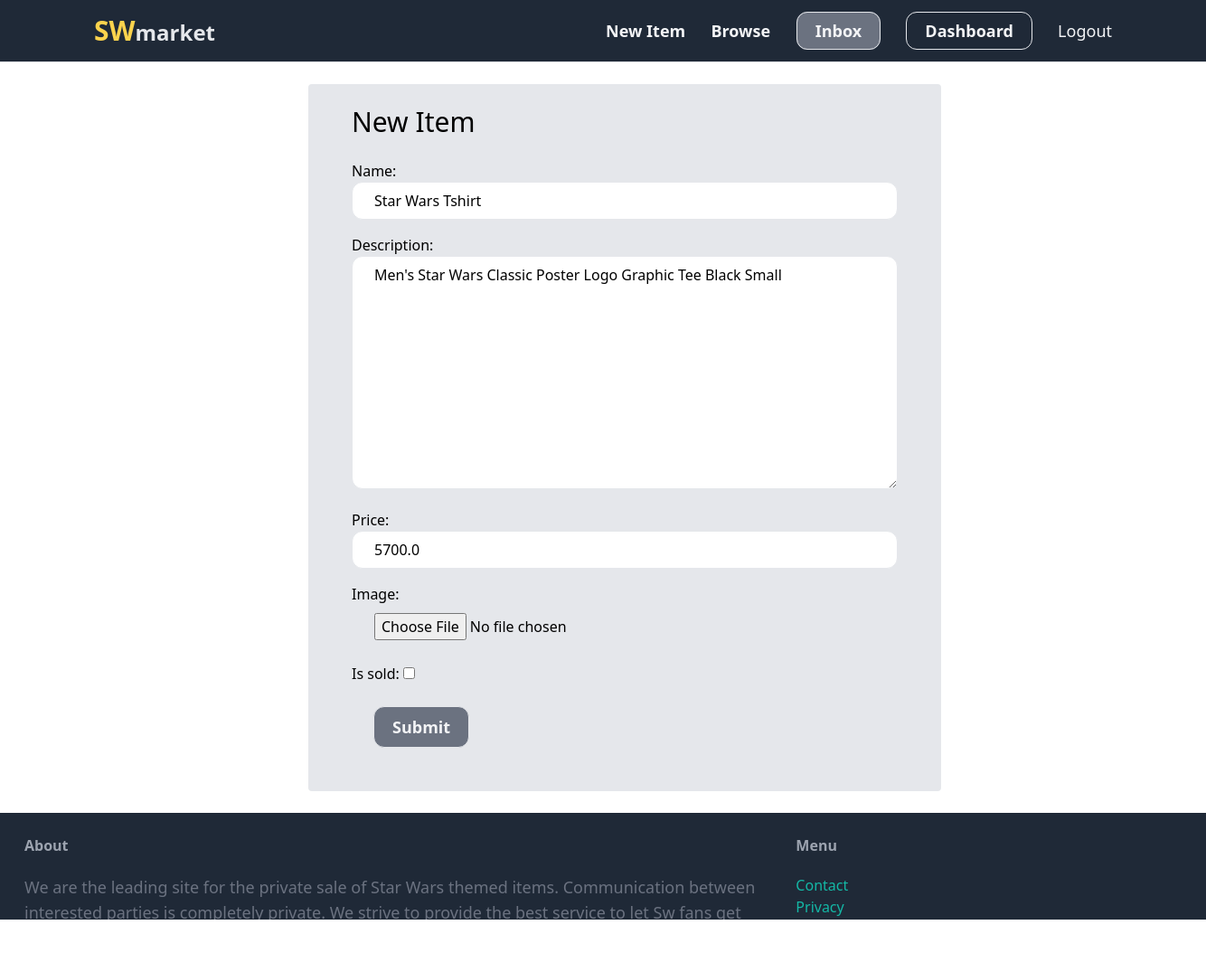
The page /items/edit/2/ (signed in) on the database its author committed.
### item/models.py (models this page shows, shortened)
class Item(models.Model):
    category= models.ForeignKey(Category, related_name='items',  on_delete=models.CASCADE)
    name = models.CharField(max_length=255)
    description = models.TextField(blank=True, null=True)
    price  =models.FloatField()
    is_sold = models.BooleanField(default=False)
    created_by= models.ForeignKey(User, related_name='items', on_delete=models.CASCADE)
    created_at = models.DateTimeField(auto_now_add=True)
    image = models.ImageField(upload_to='item_images', blank=True, null=True)

### item/views.py (the view)
# urls.py: path('edit/<int:pk>/', views.edit, name='edit' ),
@login_required
def edit(request, pk):
    item = get_object_or_404(Item, pk=pk, created_by=request.user)
    if request.method == 'POST':
        form = EditItemForm(request.POST, request.FILES, instance=item)
        if form.is_valid():
            form.save()
            return redirect('detail', pk=item.id)
    else:
        form = EditItemForm(instance=item)
    return render(request, 'new.html', {
        'form': form,
        'title': 'Edit item',
    })

### item/forms.py
class EditItemForm(forms.ModelForm):
    class Meta:
        model = Item
        fields = ('name', 'description', 'price', 'image', 'is_sold')
        widgets = {
            'name': forms.TextInput(attrs={
                'class': INPUT_CLASSES
            }),
            'description': forms.Textarea(attrs={
                'class': INPUT_CLASSES
            }),
            'price': forms.TextInput(attrs={
                'class': INPUT_CLASSES
            }),
            'image': forms.FileInput(attrs={
                'class': INPUT_CLASSES
            })
        }

### item/templates/new.html (shortened to what this page needs)
{% extends 'base.html' %}
{% load static %}
{% block content %}
<link rel="stylesheet" href="{% static 'css/new.css' %}">
<div class="main-container">
    <div class=" form-new m-6 mx-auto px-12 py-6 rounded bg-gray-200 ">
        <h1 class="mb-6 text-3xl"> New Item </h1>
        <form action="" method="post" enctype="multipart/form-data">
            <div class="space-y-4">
                {{ form.as_p }}
            </div>
            <button type="submit" class="inline-block m-6 px-5 py-2 text-lg font-semibold
        bg-gray-500 border text-gray-100 rounded-xl hover:border-amber-200 hover:text-amber-300 ">Submit </button>
        </form>
    </div>
</div>
{% endblock %}

### main/static/css/base.css (style rules this page uses)
.main-container { margin: 0 auto; width:1300px; min-width:1200px; min-height: 78vh; }

### item/static/css/new.css (style rules this page uses)
.form-new { margin: 0 auto; width:700px; min-width:700px; }

### rows shown on the page
Item: name "Star Wars Tshirt", description "Men's Star Wars Classic Poster Logo Graphic Tee Black Small", price "5700.0"
